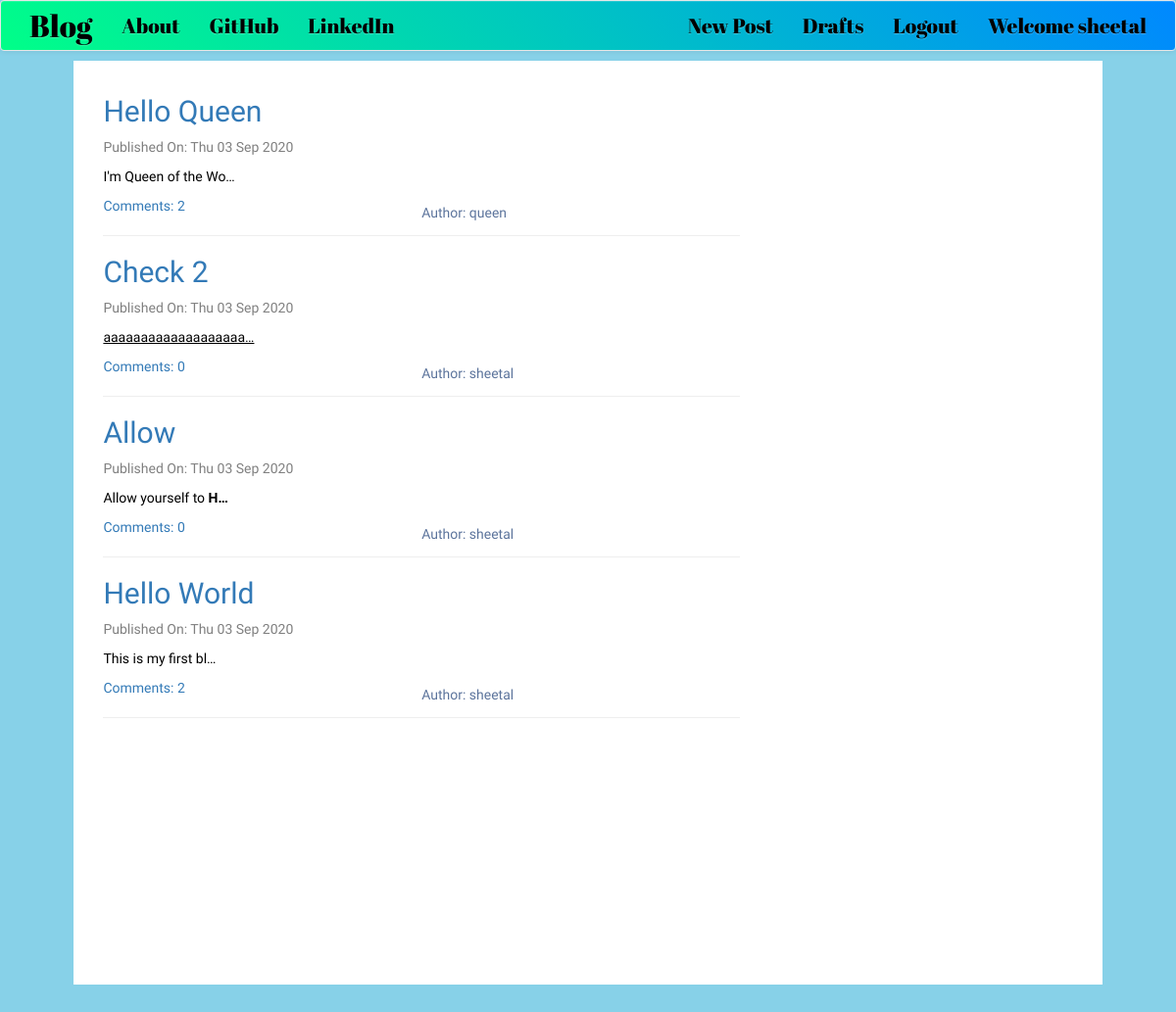
The app's page / (signed in) with its own data.
### blog/models.py (models this page shows, shortened)
class Post(models.Model):
    author = models.ForeignKey('auth.User',on_delete=models.CASCADE)
    title = models.CharField(max_length=200)
    text = models.TextField()
    created_date = models.DateTimeField(default=timezone.now)
    published_date = models.DateTimeField(blank=True,null=True)
    def approve_comments(self):
        return self.comments.filter(approved_comment=True)

### blog/views.py (the view)
# urls.py: path('',views.PostListView.as_view(),name='post_list'),
class PostListView(ListView):
    model = Post
    def get_queryset(self):
        return Post.objects.filter(published_date__lte=timezone.now()).order_by('-published_date')

### blog/templates/blog/post_list.html
<!DOCTYPE html>
{% extends 'blog/base.html' %}
{% block content %}
<div class="centerstage">
  {% for post in post_list %}
    <div class="post_lists">
        {% if post.published_date %}
          <h2> <a href="{% url 'post_detail' pk=post.pk %}"> {{post.title}} </a> </h2>
          <div class="date">
            <p>Published On: {{post.published_date|date:"D d M Y"}}</p>
          </div>
        {% else %}
          <h3> <a id="drafts" href="{% url 'post_detail' pk=post.pk %}"> {{post.title}} </a> </h3>
          <div class="date">
            <p>Created On: {{post.created_date|date:"D d M Y"}}</p>
          </div>
        {% endif %}
        <p>{{post.text|safe|linebreaksbr|truncatechars_html:20}}</p>
        <a href="{% url 'post_detail' pk=post.pk %}">Comments: {{post.approve_comments.count}}</a>
        <div class="floatclass author">
          <h5>Author: {{post.author}} </h5>
        </div>
    </div>
    <hr>
  {% empty %}
      <p>No Blogs available</p>
  {% endfor %}
</div>
{% endblock %}

### blog/templates/blog/base.html (shortened to what this page needs)
<!DOCTYPE html>
{% load static  %}
<html lang="en" dir="ltr">
  <head>
    <link rel="stylesheet" href="https://maxcdn.bootstrapcdn.com/bootstrap/3.3.7/css/bootstrap.min.css">
    <link rel="stylesheet" href="https://maxcdn.bootstrapcdn.com/bootstrap/3.3.7/css/bootstrap-theme.min.css">
    <link rel="stylesheet" href="//cdn.jsdelivr.net/npm/medium-editor@latest/dist/css/medium-editor.min.css" type="text/css" media="screen" charset="utf-8">
    <link rel="stylesheet" href="{% static 'css/blog.css' %}">
  </head>
  <body class="format-body">
    <nav class="navbar navbar-default custom-navbar loader techfont">
      <div class="container">
        <ul class="nav navbar-nav">
        <li> <a class="navbar-brand bigbrand" href="{% url 'post_list' %}">Blog</a> </li>
        <li> <a class="nav-text" href="{% url 'about' %}">About</a> </li>
        <li> <a class="nav-text" href="https://www.github.com">GitHub</a> </li>
        <li> <a class="nav-text" href="https://www.linkedin.com">LinkedIn</a> </li>
        </ul>
        <ul class="nav navbar-nav navbar-right">
          {% if user.is_authenticated %}
          <li> <a class="nav-text" href="{% url 'post_new' %}">New Post</a> </li>
          <li> <a class="nav-text" href="{% url 'post_draft_list' %}">Drafts</a> </li>
          <li> <a class="nav-text" href="{% url 'logout' %}">Logout</a> </li>
          <li> <a class="nav-text" >Welcome {{user.username}}</a> </li>
          {% else %}
          <li> <a class="nav navbar-right nav-text" href="{% url 'login' %}">Login <span class="glyphicon glyphicon-user"></span> </a> </li>
          <li> <a class="nav navbar-right nav-text" href="{% url 'login_user_module:register' %}">Sign Up</a> </li>
          {% endif %}
        </ul>
      </div>
    </nav>
    <div class="content container">
      <div class="row  format-content">
          <div class="col-md-8">
            <div class="blog_posts">
              {% block content %}
              {% endblock %}
            </div>
          </div>
      </div>
    </div>
  </body>
</html>

### blog/static/css/blog.css (style rules this page uses)
.bigbrand { font-size: 1.5em; color: black !important; }
.nav-text { color: black !important; }
.techfont { font-family: 'Abril Fatface', cursive; font-size: 1.5em; margin-bottom: 10px; }
.centerstage { margin-left: auto; margin-right: auto; margin: auto; color: black; }
.date { color: grey; }
.author { color: rgb(92, 116, 156); }
.post_lists { font-family: 'Gayathri', sans-serif; }
.format-body { background: rgb(135, 209, 232); }
.content { position: absolute; margin-left: 5%; margin-right: 5%; margin-top: 0; width: 90%; height: 100%; }
.format-content { padding: 1.1em; background: #FFFFFF; margin-left: auto; margin-right: auto; min-height: 90%; overflow-wrap: break-word; word-wrap: break-word; hyphens: auto; }
h2, h5 { font-family: 'Gayathri', sans-serif; }
.floatclass { float: right; width: 50%; }
.loader { filter:hue-rotate(0deg); background:linear-gradient(45deg,#0f8,#08f); animation:hue 10000ms infinite linear; }

### records on screen
Post: title "Hello Queen", published_date "Thu 03 Sep 2020", text "I'm Queen of the Wo…", approve_comments.count "2", author "queen"
Post: title "Check 2", published_date "Thu 03 Sep 2020", text "aaaaaaaaaaaaaaaaaaa…", approve_comments.count "0", author "sheetal"
Post: title "Allow", published_date "Thu 03 Sep 2020", text "Allow yourself to H…", approve_comments.count "0", author "sheetal"
Post: title "Hello World", published_date "Thu 03 Sep 2020", text "This is my first bl…", approve_comments.count "2", author "sheetal"

### other values on screen
{{ user.username }} "sheetal"
